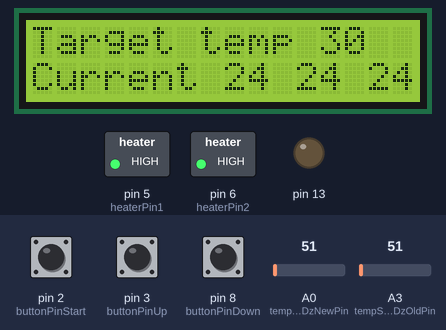
Recording of a sketch running on a simulated Arduino Uno, built with avr-gcc and run on an emulated ATmega328P. On the bench: 16×2 character LCD, switched loads named in the sketch (green lamp = pin HIGH), output pins drawn as LEDs (lit = HIGH). The test bench sets the inputs (shaded band); at power-on: pin 2 (buttonPinStart) HIGH, pin 3 (buttonPinUp) HIGH, A0 (tempSensor35DzNewPin) = 51, A3 (tempSensor35DzOldPin) = 51, pin 8 (buttonPinDown) HIGH. What the sketch prints to the serial monitor is not drawn.

Above: at 4.2 s.
4.3 s: pin 2 (buttonPinStart) pulled LOW for 0.15 s
At 5.9 s:
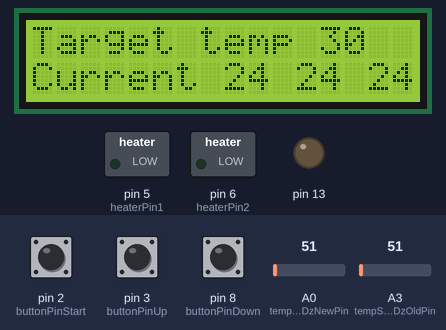
6.3 s: pin 3 (buttonPinUp) pulled LOW for 3.2 s
At 10.7 s:
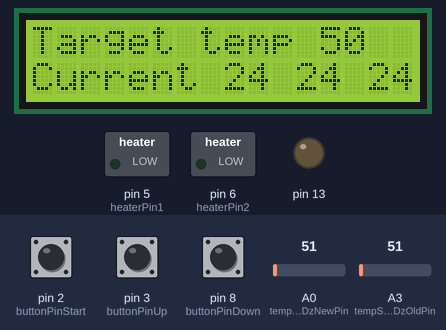
11.0 s: A0 (tempSensor35DzNewPin) set to 61
At 12.6 s:
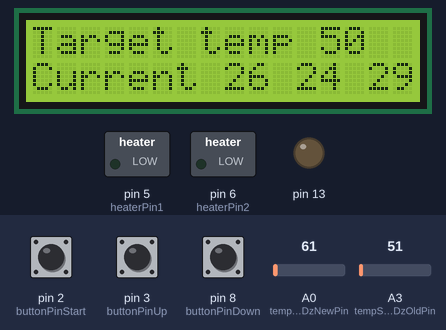
13.5 s: A3 (tempSensor35DzOldPin) set to 61
At 15.2 s:
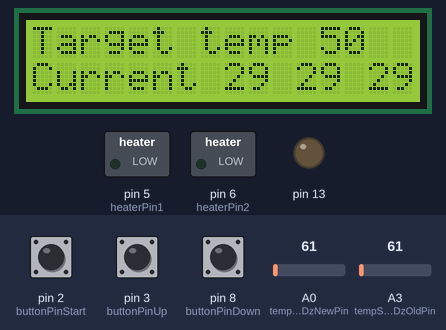
15.5 s: pin 8 (buttonPinDown) pulled LOW for 3.2 s
At 18.5 s:
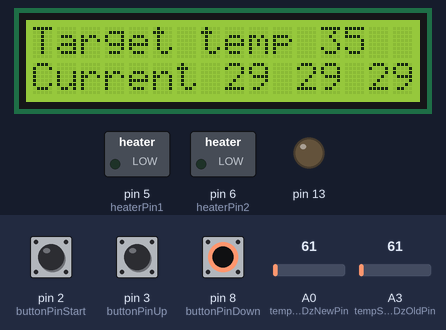
20.2 s: pin 8 (buttonPinDown) pulled LOW for 0.15 s
At 21.6 s:
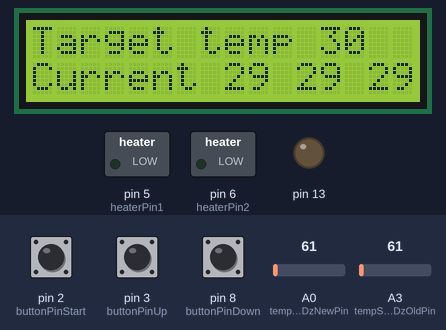
Timing chart, 0 to 23.2 s (numbered marks = the images above; inputs shaded):
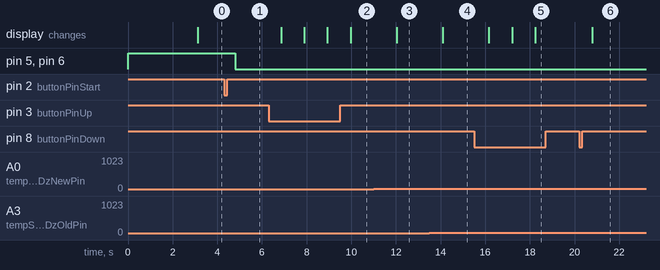

The sketch:

readuButDoesntHeat.ino
```cpp
 //прерываний не будет. прерывания поддерживают только два порта :(

  #include <LiquidCrystal_I2C.h>
  #include <Wire.h>

  const int buttonPinUp = 3;       // Пин кнопки увеличения температуры
  const int buttonPinDown = 8;     // Пин кнопки уменьшения температуры
  const int buttonPinStart = 2;    // Пин кнопки запуска нагрева

  const int heaterPin1 = 5;        // Пин первого нагревательного элемента
  const int heaterPin2 = 6;

  const int tempSensor35DzOldPin = A3;
  const int tempSensor35DzNewPin = A0;

  const unsigned long errorTemperatureDelta = 5;
  const unsigned long ETD = errorTemperatureDelta * 1023 / 500;
  const unsigned long errorTemperatureValue = 105;
  const unsigned long ETV = errorTemperatureValue * 1023 / 500;

  bool heatingActive = false;
  bool keepConstantTemperature = false;

  unsigned int targetTemp = 30;
  unsigned int currentTemp = 0;
  unsigned int hysteresis = 1;

  unsigned long lastUpdate = 0;
  const int updateInterval = 1000;

  LiquidCrystal_I2C LCD(0x27, 16, 2);

void setup() {
    pinMode(13, OUTPUT);

    pinMode(buttonPinUp, INPUT);
    pinMode(buttonPinDown, INPUT);
    pinMode(buttonPinStart, INPUT);
    pinMode(heaterPin1, OUTPUT);
    pinMode(heaterPin2, OUTPUT);
    digitalWrite(heaterPin1, HIGH);
    digitalWrite(heaterPin2, HIGH);

    Serial.begin(9600);
    Serial.println("setup ready");

    LCD.init();
    LCD.backlight();

    LCD.setCursor(1, 0);
    LCD.print("Welcome");

    LCD.setCursor(1, 1);
    LCD.print("back");
    LCD.display();
    delay(3000);
    LCD.clear();
}

void loop() {
  int upStat = digitalRead(buttonPinUp);
  int downStat = digitalRead(buttonPinDown);
  int startStat = digitalRead(buttonPinStart);

  unsigned int sensor35OldValue = analogRead(tempSensor35DzOldPin);
  unsigned int sensor35NewValue = analogRead(tempSensor35DzNewPin);

  validation(sensor35OldValue, sensor35NewValue);


  int temp35Old = sensor35OldValue * 500 / 1024;
  int temp35New = sensor35NewValue * 500 / 1024;
  currentTemp = (temp35Old + temp35New) / 2;

  if (upStat == LOW && targetTemp < 125) {
    targetTemp += 5;
    Serial.println("Target temp: ");
    Serial.println(targetTemp);
    Serial.println();
    Serial.println("Current temp: ");
    Serial.println(currentTemp);
    Serial.println();
    delay(500);
  }

  if (downStat == LOW && targetTemp > 25) {
    targetTemp -= 5;
    Serial.println("Target temp: ");
    Serial.println(targetTemp);
    Serial.println();
    Serial.println("Current temp: ");
    Serial.println(currentTemp);
    Serial.println();
    delay(500);
  }

  if (startStat == LOW){
    keepConstantTemperature = !keepConstantTemperature;
    Serial.println("Temperature keeping is ");
    Serial.println((keepConstantTemperature) ? "true\n" : "false\n");

    delay(500);
  }

  if (millis() - lastUpdate >= updateInterval)
  {
    lastUpdate = millis();
    updateScreen(sensor35OldValue, temp35Old, sensor35NewValue, temp35New, currentTemp);
  }

  if (keepConstantTemperature)
  {
    if (currentTemp < targetTemp - hysteresis) {
      heatingActive = true;
      digitalWrite(heaterPin1, LOW);
      digitalWrite(heaterPin2, LOW);
      delay(500);
    } else if (currentTemp > targetTemp + hysteresis) {
      heatingActive = false;
      digitalWrite(heaterPin1, HIGH);
      digitalWrite(heaterPin2, HIGH);
      delay(500);
    }
  }

}

void updateScreen(int sensor35OldValue, int temp35Old, int sensor35NewValue, int temp35New, int currentTemp)
{
  // Serial.println("35DZ old pin input value");
  // Serial.println(sensor35OldValue);

  // Serial.println("35DZ old temperature");
  // Serial.println(temp35Old);
  // Serial.println();
  // Serial.println("35DZ new pin input value");
  // Serial.println(sensor35NewValue);

  // Serial.println("35DZ new temperature");
  // Serial.println(temp35New);
  // Serial.println();
  // Serial.println();

  LCD.clear();
  LCD.setCursor(0, 0);
  LCD.print("Target temp ");
  LCD.print(targetTemp);

  LCD.setCursor(0, 1);
  LCD.print("Current ");

  LCD.print(currentTemp);
  LCD.print(" ");
  LCD.print(temp35Old);
  LCD.print(" ");
  LCD.print(temp35New);
}

void validation(int sensor35OldValue, int sensor35NewValue)
{
  bool readingIisValid = true;
  if (abs(sensor35NewValue - sensor35OldValue) > ETD)
  {
    LCD.clear();
    LCD.setCursor(0, 0);
    LCD.print("Some sensor err!");
    LCD.setCursor(0, 1);
    LCD.print("Fix and restart");

    readingIisValid = false;

    if (heatingActive)
    {
      digitalWrite(heaterPin1, HIGH);
      digitalWrite(heaterPin2, HIGH);
    }
  }

  if (sensor35OldValue > ETV)
  {
    LCD.clear();
    LCD.setCursor(0, 0);
    LCD.print("Left sensor err!");
    LCD.setCursor(0, 1);
    LCD.print("Fix and restart");

    digitalWrite(heaterPin1, HIGH);
    digitalWrite(heaterPin2, HIGH);

    readingIisValid = false;

    if (heatingActive)
    {
      digitalWrite(heaterPin1, HIGH);
      digitalWrite(heaterPin2, HIGH);
    }
  }

  if (sensor35NewValue > ETV)
  {
    LCD.clear();
    LCD.setCursor(0, 0);
    LCD.print("Right sensor err!");
    LCD.setCursor(0, 1);
    LCD.print("Fix and restart");

    readingIisValid = false;

    if (heatingActive)
    {
      digitalWrite(heaterPin1, false);
      digitalWrite(heaterPin2, false);
    }
  }

  if(!readingIisValid)
    abort();
}
```

Measured:
- after the input at 4.3 s, pin 5 (heaterPin1), pin 6 (heaterPin2): HIGH → LOW after 0.50 s
- after the input at 6.3 s, the display: first changes after 0.57 s (image 2 shows a later state)
- after the input at 11.0 s, the display: changes after 1.0 s (image 3)
- after the input at 13.5 s, the display: changes after 0.60 s (image 4)
- after the input at 15.5 s, the display: first changes after 0.67 s (image 5 shows a later state)
- after the input at 20.2 s, the display: changes after 0.60 s (image 6)
